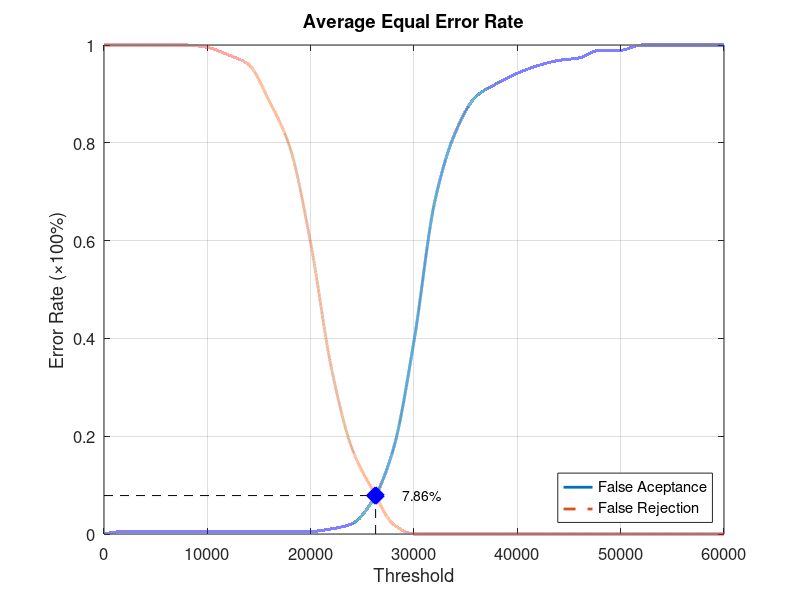
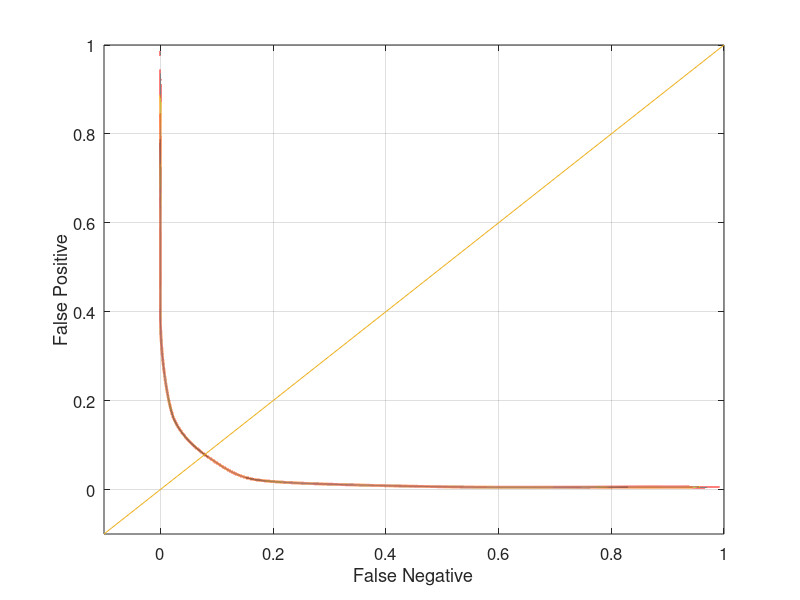

Recreate these plots in MATLAB, in order.
function yEER = Database2_4
close all;
clear;
clc;
x = 0:2000:60000;
xq = 0:0.5:60000;

y0 = [0 0.00526316 0.00526316 0.00526316 0.00526316 0.00526316 0.00526316 0.00526316 0.00526316 0.00526316 0.00526316 0.0105263 0.0210526 0.0684211 0.173684 0.394737 0.678947 0.821053 0.894737 0.921053 0.942105 0.957895 0.968421 0.973684 0.989474 0.989474 1 1 1 1 1];
yy0 = interp1(x, y0, xq, 'pchip');
y1 = [1 1 1 1 1 0.995 0.98 0.96 0.885 0.79 0.595 0.34 0.175 0.09 0.02 0 0 0 0 0 0 0 0 0 0 0 0 0 0 0 0];
yy1 = interp1(x, y1, xq, 'pchip');

% Calculating EER: 
y2 = abs(y0 - y1);
find(y2 == min(y2))
yy2 = abs(yy0 - yy1);
xEER = find(yy2 == min(yy2));
xEERIndex = xq(xEER) % X-axis EER
yEER = yy0(xEER) % Y-axis EER

main = figure
plot(xq, yy0,'-','LineWidth', 2);	hold on
plot(xq, yy1,'--','LineWidth', 2);	hold on
plot([xEERIndex xEERIndex], [0 yEER], 'k--');	hold on
plot([0 xEERIndex], [yEER yEER], 'k--');	hold on
plot(xEERIndex, yEER, 'bx', 'LineWidth', 10);	hold on
text(xEERIndex + 10 * xEERIndex / 100, yEER, [num2str(round((10000 * yEER)) / 100) '%'])
legend('False Aceptance', 'False Rejection', 'Location', 'SouthEast')
xlabel('Threshold')
ylabel('Error Rate (\times100%)')
title('Average Equal Error Rate')
set(gca, 'FontSize', 12)
axis([0 60000 0 1])
grid on

print(main, 'Database2_4Main', '-dpng');
FNRxFPR = figure('Color', [1 1 1]);
plot(yy1, yy0, '-', yy1, yy0, 'LineWidth', 2);
hold on
y = -0.1:0.1:1
plot(y, y); 
set(gca, 'FontSize', 12)
xlabel('False Negative')
ylabel('False Positive')
axis([-0.1 1 -0.1 1])
set(gca, 'FontSize', 12)
grid on

print(FNRxFPR, 'Database2_4FNRxFPR','-dpng');
end
